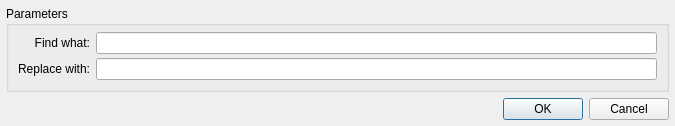
<?xml version="1.0" encoding="UTF-8"?>
<ui version="4.0">
 <class>Dialog</class>
 <widget class="QDialog" name="Dialog">
  <property name="geometry">
   <rect>
    <x>0</x>
    <y>0</y>
    <width>675</width>
    <height>123</height>
   </rect>
  </property>
  <property name="sizePolicy">
   <sizepolicy hsizetype="Preferred" vsizetype="Preferred">
    <horstretch>0</horstretch>
    <verstretch>0</verstretch>
   </sizepolicy>
  </property>
  <property name="maximumSize">
   <size>
    <width>16777215</width>
    <height>200</height>
   </size>
  </property>
  <property name="windowTitle">
   <string>Search and Replace</string>
  </property>
  <layout class="QVBoxLayout" name="verticalLayout">
   <property name="margin">
    <number>6</number>
   </property>
   <item>
    <widget class="QGroupBox" name="groupBox">
     <property name="title">
      <string>Parameters</string>
     </property>
     <layout class="QHBoxLayout" name="horizontalLayout">
      <property name="topMargin">
       <number>6</number>
      </property>
      <property name="bottomMargin">
       <number>9</number>
      </property>
      <item>
       <layout class="QGridLayout" name="gridLayout">
        <property name="horizontalSpacing">
         <number>6</number>
        </property>
        <property name="verticalSpacing">
         <number>4</number>
        </property>
        <item row="0" column="0">
         <widget class="QLabel" name="label">
          <property name="text">
           <string>Find what:</string>
          </property>
          <property name="alignment">
           <set>Qt::AlignRight|Qt::AlignTrailing|Qt::AlignVCenter</set>
          </property>
         </widget>
        </item>
        <item row="0" column="1">
         <widget class="QLineEdit" name="uiLED_search"/>
        </item>
        <item row="1" column="0">
         <widget class="QLabel" name="label_2">
          <property name="text">
           <string>Replace with:</string>
          </property>
          <property name="alignment">
           <set>Qt::AlignRight|Qt::AlignTrailing|Qt::AlignVCenter</set>
          </property>
         </widget>
        </item>
        <item row="1" column="1">
         <widget class="QLineEdit" name="uiLED_replace"/>
        </item>
       </layout>
      </item>
     </layout>
    </widget>
   </item>
   <item>
    <spacer name="verticalSpacer">
     <property name="orientation">
      <enum>Qt::Vertical</enum>
     </property>
     <property name="sizeHint" stdset="0">
      <size>
       <width>20</width>
       <height>40</height>
      </size>
     </property>
    </spacer>
   </item>
   <item>
    <widget class="QDialogButtonBox" name="buttonBox">
     <property name="orientation">
      <enum>Qt::Horizontal</enum>
     </property>
     <property name="standardButtons">
      <set>QDialogButtonBox::Cancel|QDialogButtonBox::Ok</set>
     </property>
    </widget>
   </item>
  </layout>
 </widget>
 <resources/>
 <connections>
  <connection>
   <sender>buttonBox</sender>
   <signal>accepted()</signal>
   <receiver>Dialog</receiver>
   <slot>accept()</slot>
   <hints>
    <hint type="sourcelabel">
     <x>248</x>
     <y>254</y>
    </hint>
    <hint type="destinationlabel">
     <x>157</x>
     <y>274</y>
    </hint>
   </hints>
  </connection>
  <connection>
   <sender>buttonBox</sender>
   <signal>rejected()</signal>
   <receiver>Dialog</receiver>
   <slot>reject()</slot>
   <hints>
    <hint type="sourcelabel">
     <x>316</x>
     <y>260</y>
    </hint>
    <hint type="destinationlabel">
     <x>286</x>
     <y>274</y>
    </hint>
   </hints>
  </connection>
 </connections>
</ui>
